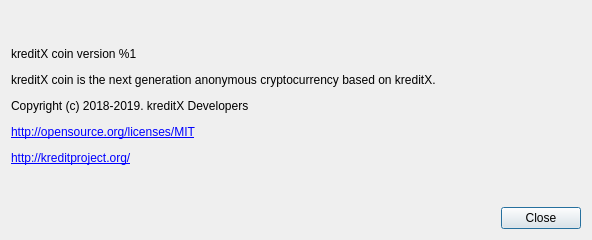
<?xml version="1.0" encoding="UTF-8"?>
<ui version="4.0">
 <class>AboutDialog</class>
 <widget class="QDialog" name="AboutDialog">
  <property name="geometry">
   <rect>
    <x>0</x>
    <y>0</y>
    <width>592</width>
    <height>240</height>
   </rect>
  </property>
  <property name="sizePolicy">
   <sizepolicy hsizetype="Fixed" vsizetype="Fixed">
    <horstretch>0</horstretch>
    <verstretch>0</verstretch>
   </sizepolicy>
  </property>
  <property name="minimumSize">
   <size>
    <width>592</width>
    <height>240</height>
   </size>
  </property>
  <property name="maximumSize">
   <size>
    <width>592</width>
    <height>240</height>
   </size>
  </property>
  <property name="windowTitle">
   <string>About %1</string>
  </property>
  <layout class="QVBoxLayout" name="verticalLayout" stretch="0,0">
   <item>
    <widget class="QLabel" name="m_aboutLabel">
     <property name="sizePolicy">
      <sizepolicy hsizetype="Preferred" vsizetype="Expanding">
       <horstretch>0</horstretch>
       <verstretch>0</verstretch>
      </sizepolicy>
     </property>
     <property name="text">
      <string>&lt;html&gt;&lt;head/&gt;&lt;body&gt;&lt;p&gt;kreditX coin version %1&lt;/p&gt;&lt;p&gt;kreditX coin is the next generation anonymous cryptocurrency based on kreditX.&lt;/p&gt;&lt;p&gt;Copyright (c) 2018-2019. kreditX Developers&lt;/p&gt;&lt;p&gt;&lt;a href=&quot;http://opensource.org/licenses/MIT&quot;&gt;&lt;span style=&quot; text-decoration: underline; color:#0000ff;&quot;&gt;http://opensource.org/licenses/MIT&lt;/span&gt;&lt;/a&gt;&lt;/p&gt;&lt;p&gt;&lt;a href=&quot;http://kreditproject.org/&quot;&gt;&lt;span style=&quot; text-decoration: underline; color:#0000ff;&quot;&gt;http://kreditproject.org/&lt;/span&gt;&lt;/a&gt;&lt;/p&gt;&lt;/body&gt;&lt;/html&gt;</string>
     </property>
     <property name="textFormat">
      <enum>Qt::RichText</enum>
     </property>
     <property name="wordWrap">
      <bool>true</bool>
     </property>
     <property name="openExternalLinks">
      <bool>true</bool>
     </property>
    </widget>
   </item>
   <item>
    <layout class="QHBoxLayout" name="horizontalLayout">
     <item>
      <spacer name="horizontalSpacer">
       <property name="orientation">
        <enum>Qt::Horizontal</enum>
       </property>
       <property name="sizeHint" stdset="0">
        <size>
         <width>40</width>
         <height>20</height>
        </size>
       </property>
      </spacer>
     </item>
     <item>
      <widget class="QPushButton" name="m_closeButton">
       <property name="text">
        <string>Close</string>
       </property>
      </widget>
     </item>
    </layout>
   </item>
  </layout>
 </widget>
 <resources/>
 <connections>
  <connection>
   <sender>m_closeButton</sender>
   <signal>clicked()</signal>
   <receiver>AboutDialog</receiver>
   <slot>accept()</slot>
   <hints>
    <hint type="sourcelabel">
     <x>538</x>
     <y>285</y>
    </hint>
    <hint type="destinationlabel">
     <x>294</x>
     <y>156</y>
    </hint>
   </hints>
  </connection>
 </connections>
</ui>
